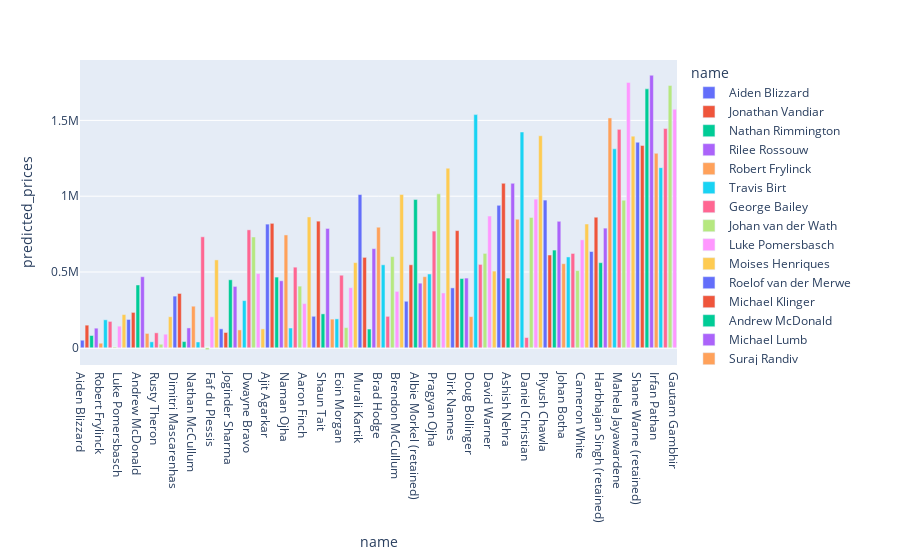

Source (notebook cell):
### Code cell
fig2 = px.bar(df, x="name", y="predicted_prices",color="name")
fig2.show()
